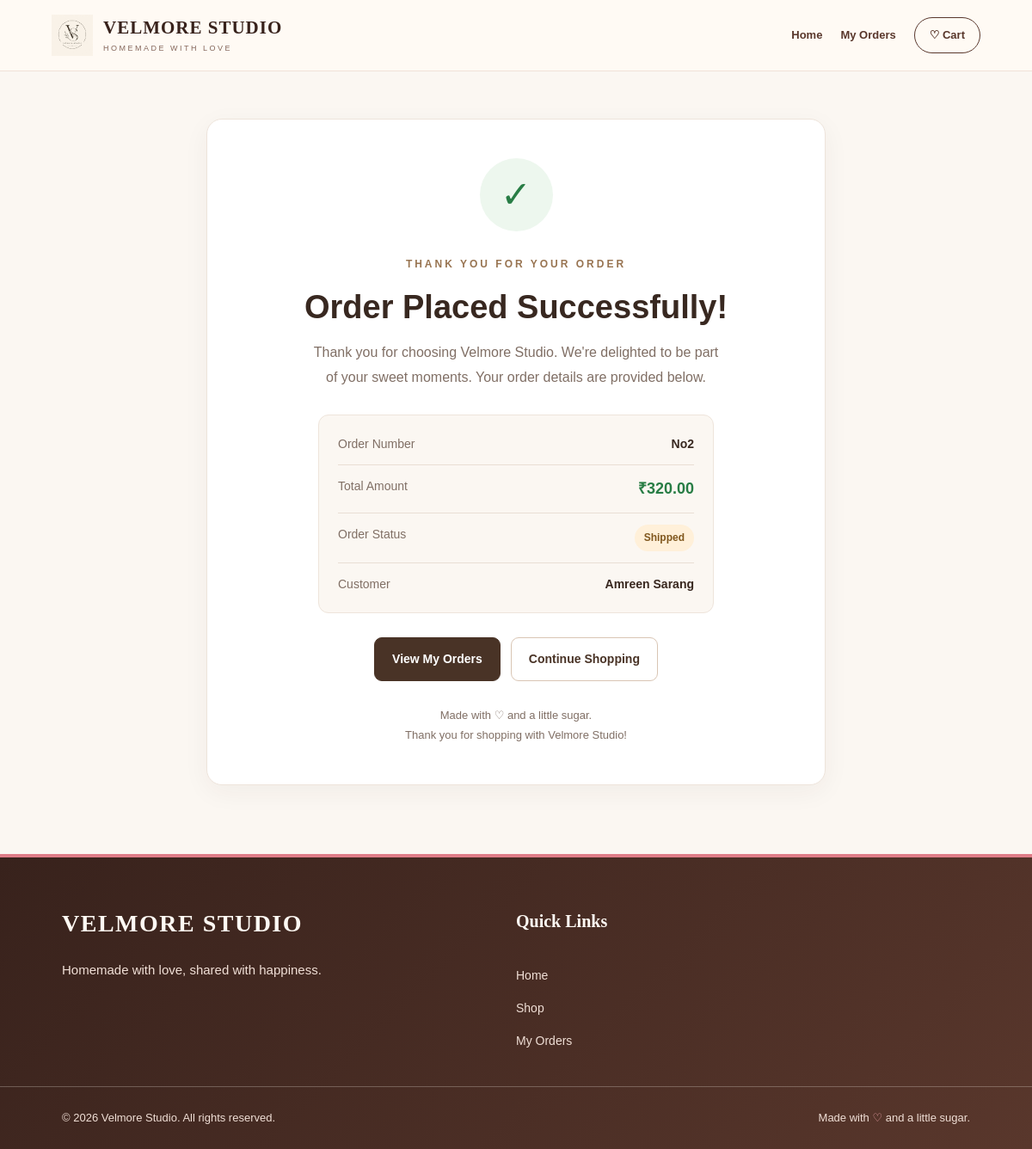
Page /order-success/2/ (signed in) on the committed database.
### products/models.py (models this page shows, shortened)
class Order(models.Model):
    STATUS_CHOICES = [
        ('Pending', 'Pending'),
        ('Confirmed', 'Confirmed'),
        ('Shipped', 'Shipped'),
        ('Delivered', 'Delivered'),
        ('Cancelled', 'Cancelled'),
    ]
    user = models.ForeignKey(
        User,
        on_delete=models.CASCADE
    )
    full_name = models.CharField(max_length=200)
    email = models.EmailField()
    phone = models.CharField(max_length=15)
    address = models.TextField()
    city = models.CharField(max_length=100)
    pincode = models.CharField(max_length=10)
    total_amount = models.DecimalField(
        max_digits=10,
        decimal_places=2
    )
    status = models.CharField(
        max_length=20,
        choices=STATUS_CHOICES,
        default='Pending'
    )
    created_at = models.DateTimeField(
        auto_now_add=True
    )

### products/views.py (the view)
# urls.py: path('order-success/<int:order_id>/', views.order_success, name='order_success'),
@login_required
def order_success(request, order_id):
    order = get_object_or_404(
        Order,
        id=order_id,
        user=request.user
    )
    return render(
        request,
        'order_success.html',
        {'order': order}
    )

### templates/order_success.html (shortened to what this page needs)
{% load static %}
<!DOCTYPE html>
<html lang="en">
<head>
    <link rel="stylesheet" href="{% static 'css/style.css' %}">
</head>
<body>
<header class="site-header">
    <nav class="navbar">
        <a href="{% url 'home' %}" class="brand">
            <img
                src="{% static 'images/logo.png' %}"
                alt="Velmore Studio logo"
                class="brand-logo"
                onerror="this.style.display='none';"
            >
            <span class="brand-text">
                <strong>VELMORE STUDIO</strong>
                <small>HOMEMADE WITH LOVE</small>
            </span>
        </a>
        <div class="nav-links">
            <a href="{% url 'home' %}" class="nav-link">Home</a>
            <a href="{% url 'orders' %}" class="nav-link">My Orders</a>
            <a href="{% url 'cart' %}" class="nav-cart">♡ Cart</a>
        </div>
    </nav>
</header>
<main class="success-page">
    <section class="success-card">
        <div class="success-icon" aria-hidden="true">
            ✓
        </div>
        <span class="success-eyebrow">
            THANK YOU FOR YOUR ORDER
        </span>
        <h1>Order Placed Successfully!</h1>
        <p class="success-message">
            Thank you for choosing Velmore Studio.
            We're delighted to be part of your sweet moments.
            Your order details are provided below.
        </p>
        <div class="order-details">
            <div class="order-detail-row">
                <span class="order-detail-label">Order Number</span>
                <span class="order-detail-value">No{{ order.id }}</span>
            </div>
            <div class="order-detail-row">
                <span class="order-detail-label">Total Amount</span>
                <span class="order-detail-value order-total-value">
                    ₹{{ order.total_amount|floatformat:2 }}
                </span>
            </div>
            <div class="order-detail-row">
                <span class="order-detail-label">Order Status</span>
                <span class="order-detail-value">
                    <span class="status-badge">{{ order.status }}</span>
                </span>
            </div>
            <div class="order-detail-row">
                <span class="order-detail-label">Customer</span>
                <span class="order-detail-value">{{ order.full_name }}</span>
            </div>
        </div>
        <div class="success-actions">
            <a href="{% url 'orders' %}" class="success-button">
                View My Orders
            </a>
            <a href="{% url 'home' %}" class="success-button secondary">
                Continue Shopping
            </a>
        </div>
        <p class="success-footer-note">
            Made with ♡ and a little sugar.<br>
            Thank you for shopping with Velmore Studio!
        </p>
    </section>
</main>
<footer class="site-footer">
    <div class="footer-main">
        <div class="footer-brand">
            <a href="{% url 'home' %}" class="footer-logo">
                VELMORE STUDIO
            </a>
            <p>Homemade with love, shared with happiness.</p>
        </div>
        <div class="footer-column">
            <h3>Quick Links</h3>
            <a href="{% url 'home' %}">Home</a>
            <a href="{% url 'home' %}#products">Shop</a>
            <a href="{% url 'orders' %}">My Orders</a>
        </div>
    </div>
    <div class="footer-bottom">
        <p>© 2026 Velmore Studio. All rights reserved.</p>
        <p>Made with <span>♡</span> and a little sugar.</p>
    </div>
</footer>
</body>
</html>

### templates/order_success.html (style rules this page uses)
* { box-sizing: border-box; }
body { margin: 0; background: #fbf7f2; color: #382820; font-family: Arial, sans-serif; }
.success-page { max-width: 760px; margin: 55px auto 80px; padding: 0 20px; }
.success-card { background: #fff; border: 1px solid #eee4db; border-radius: 18px; padding: 45px 35px; text-align: center; box-shadow: 0 8px 30px rgba(56, 40, 32, 0.05); }
.success-icon { width: 85px; height: 85px; display: flex; align-items: center; justify-content: center; margin: 0 auto 24px; background: #edf7ee; border-radius: 50%; color: #287d45; font-size: 43px; }
.success-eyebrow { color: #987451; font-size: 12px; letter-spacing: 3px; font-weight: bold; }
.success-card h1 { color: #382820; font-size: clamp(28px, 5vw, 38px); line-height: 1.25; margin: 15px 0; }
.success-message { max-width: 480px; margin: 0 auto 28px; color: #806f65; line-height: 1.8; }
.order-details { max-width: 460px; margin: 0 auto 28px; padding: 22px; background: #fbf7f2; border: 1px solid #eee4db; border-radius: 12px; text-align: left; }
.order-detail-row { display: flex; justify-content: space-between; gap: 15px; padding: 13px 0; border-bottom: 1px solid #e9ded4; font-size: 14px; }
.order-detail-row:first-child { padding-top: 0; }
.order-detail-row:last-child { border-bottom: none; padding-bottom: 0; }
.order-detail-label { color: #806f65; }
.order-detail-value { color: #382820; font-weight: bold; text-align: right; overflow-wrap: anywhere; }
.order-total-value { color: #287d45; font-size: 18px; }
.status-badge { display: inline-block; padding: 6px 11px; background: #fff0d9; color: #80571d; border-radius: 20px; font-size: 12px; }
.success-actions { display: flex; justify-content: center; flex-wrap: wrap; gap: 12px; }
.success-button { display: inline-block; padding: 13px 20px; border: 1px solid #493326; border-radius: 9px; background: #493326; color: #fff; text-decoration: none; font-size: 14px; font-weight: bold; transition: background 0.2s ease; }
.success-button.secondary { background: #fff; color: #493326; border-color: #d9c5b4; }
.success-footer-note { margin-top: 28px; color: #806f65; font-size: 13px; line-height: 1.8; }

### rows in the picture
Order: id "2", total_amount "320.00", status "Shipped", full_name "Amreen Sarang"
